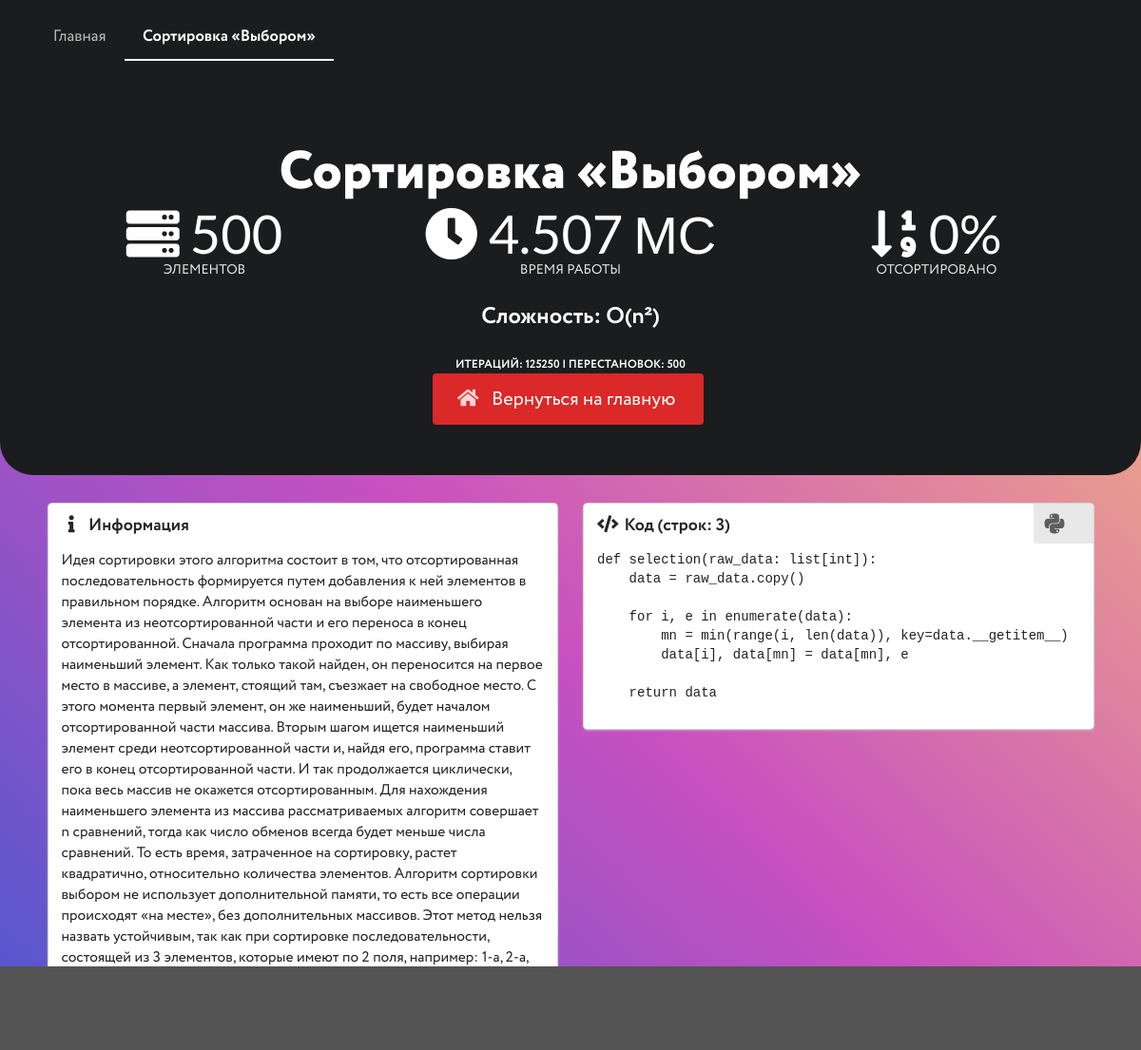
/profile/459, run on the app's committed database.
### app_main/models.py (models this page shows)
class Algorithm(models.Model):
    types = (
        ('Обменами', 'Обменами'),
        ('Выбором', 'Выбором'),
        ('Вставками', 'Вставками'),
    )
    sorts = (
        (0, 0),
        (10, 10),
        (25, 25),
        (33, 33),
        (50, 50),
        (75, 75),
        (90, 90)
    )
    item_count_c = (
        (500, 500),
        (1000, 1000),
        (2500, 2500),
        (5000, 5000)
    )
    name = models.CharField('Название', name='name', max_length=128)
    type = models.CharField('Тип', name='type', max_length=64, choices=types)
    complexity = models.CharField(
        'сложность', name='complexity', max_length=128)
    sort_percentage = models.IntegerField(
        'Процент сортировки массива', name='sort_percentage', choices=sorts)
    item_count = models.IntegerField(
        'Кол-во элементов', name='item_count', choices=item_count_c)
    time = models.FloatField('Время работы', name='time')
    iter_count = models.IntegerField('Кол-во итераций', name='iter_count')
    replacements_count = models.IntegerField(
        'Кол-во перестановок', name='replacements_count')
    code_lines_count = models.IntegerField(
        'Кол-во строк кода', name='code_lines_count')
    code = models.TextField('Код', name='code')
    description = models.TextField('Описание', name='description')
    class Meta:
        verbose_name = 'алгоритм сортировки'
        verbose_name_plural = 'алгоритмы сортировки'

### app_main/views.py (the view)
# urls.py: path('profile/<int:pk>', views.sort_profile, name='sort_profile'),
def sort_profile(request, pk: int):
    algo: Algorithm = Algorithm.objects.get(pk=pk)
    if '(' in algo.name:
        language = 'C++'
    else:
        language = 'Python'
    return render(request, 'site/sort_profile.html', {'algo': algo, 'language': language})

### app_main/templates/site/sort_profile.html (shortened to what this page needs)
{% load static %}
<html>
<head>
  <link rel="stylesheet" type="text/css" href="{% static 'ui/semantic.min.css' %}">
  <link rel="stylesheet" type="text/css" href="{% static 'css/fonts.css' %}">
  <link rel="stylesheet" type="text/css" href="{% static 'css/masthead.css' %}">
  <link rel="stylesheet" type="text/css" href="{% static 'css/acrylic.css' %}">
  <link rel="stylesheet" type="text/css" href="{% static 'css/custom.css' %}">
  <link rel="stylesheet" href="https://cdnjs.cloudflare.com/ajax/libs/highlight.js/11.5.0/styles/default.min.css">
</head>
<body class="pushable">
  <div class="pusher">
    <div class="ui inverted vertical masthead center aligned segment">
      <div class="ui container">
        <div class="ui large secondary inverted pointing menu">
          <a class="item" href="/#home" onclick="$('.dimmer').dimmer('show');">Главная</a>
          <a class="active item" href="/profile/{{ algo.pk }}" onclick="$('.dimmer').dimmer('show');">
            Сортировка «{{ algo.name }}»
          </a>
        </div>
      </div>
      <div class="ui container">
        <h1 class="ui inverted header">
          Сортировка «{{ algo.name }}»
        </h1>
        <div class="ui stackable equal width grid">
          <div class="column">
            <div class="ui inverted statistic">
              <div class="value">
                <i class="server icon"></i> {{ algo.item_count }}
              </div>
              <div class="label">
                Элементов
              </div>
            </div>
          </div>
          <div class="column">
            <div class="ui inverted statistic">
              <div class="value">
                <i class="clock icon"></i> {{algo.time|stringformat:".3f" }} мс
              </div>
              <div class="label">
                время работы
              </div>
            </div>
          </div>
          <div class="column">
            <div class="ui inverted statistic">
              <div class="value">
                <i class="sort numeric down icon"></i> {{ algo.sort_percentage }}%
              </div>
              <div class="label">
                Отсортировано
              </div>
            </div>
          </div>
        </div>
        <h2 class="ui inverted header">Сложность: {{ algo.complexity }} </h2>
        <h4 class="ui inverted sub header">Итераций: {{ algo.iter_count }} | Перестановок: {{ algo.replacements_count }}
        </h4>
        <a class="ui huge red button" href="/" onclick="$('.dimmer').dimmer('show');"><i class="home icon"></i>
          Вернуться на
          главную</a>
      </div>
    </div>
    <div class="ui hidden divider"></div>
    <div class="ui centered container">
      <div class="ui stackable two column grid container">
        <div class="column">
          <div class="ui fluid card">
            <div class="content">
              <h2 class="icon header"><i class="info icon"></i> Информация</h2>
              <p>
                {{ algo.description }}
              </p>
            </div>
          </div>
        </div>
        <div class="column">
          <div class="ui fluid card">
            <div class="content">
              <h2 class="icon header"><i class="code icon"></i> Код (строк: {{ algo.code_lines_count }})</h2>
              <div class="ui top right attached label">
                {% if language == "Python" %}
                <i class="python big icon"></i>
                {% else %}
                <h3 class="ui header">C++</h3>
                {% endif %}
              </div>
              <div class="scrollable content">
                <pre><code class="{{ language }}">{{ algo.code }}</code></pre>
              </div>
            </div>
          </div>
        </div>
      </div>
    </div>
    <br><br><br><br><br><br>
  </div>
</body>
</html>

### static/css/masthead.css (style rules this page uses)
.masthead.segment { min-height: 500px; padding: 1em 0em; background-color: rgba(0, 0, 0, 50); border-bottom-left-radius: 35px !important; border-bottom-right-radius: 35px !important; }
.masthead h1.ui.header { margin-top: 1.5em; margin-bottom: 0em; font-size: 4em; font-weight: normal; }
.masthead h2 { font-size: 1.7em; font-weight: normal; }
.ui.secondary.inverted.pointing.menu { border: none; }

### static/css/custom.css (style rules this page uses)
.menu, thead { font-family: "Circe" !important; font-size: 1.2em !important; font-weight: 800 !important; }
p, h3, h4, h5, h6, .button, .a, td, div.label, a.label { font-family: "Circe" !important; font-weight: 400 !important; }
p, a.label { font-size: 1.1em !important; }
.header { font-family: "Circe" !important; font-weight: 700 !important; }
h1.header { font-family: "Circe" !important; font-weight: 800 !important; }
h2 { font-family: "Circe" !important; font-weight: 700 !important; }
body.pushable > .pusher { background-color: #4158d0 !important; background-image: linear-gradient( 43deg, #4158d0 0%, #c850c0 46%, #ffcc70 100% ) !important; }

### data on the page
Algorithm: name "Выбором", item_count "500", time "4.507", sort_percentage "0", complexity "O(n²)", iter_count "125250", replacements_count "500", description "Идея сортировки этого алгоритма состоит в том, что отсортированная последовательность формируется путем добавления к ней элементов в правильном порядке. Алгоритм основан на выборе наименьшего элемента из неотсортированной части и его переноса в конец отсортированной. Сначала программа проходит по массиву, выбирая наименьший элемент. Как только такой найден, он переносится на первое место в массиве, а элемент, стоящий там, съезжает на свободное место. С этого момента первый элемент, он же наименьший, будет началом отсортированной части массива. Вторым шагом ищется наименьший элемент среди неотсортированной части и, найдя его, программа ставит его в конец отсортированной части. И так…", code_lines_count "3", code "def selection(raw_data: list[int]): data = raw_data.copy() for i, e in enumerate(data): mn = min(range(i, len(data)), key=data.__getitem__) data[i], data[mn] = data[mn], e return data"
